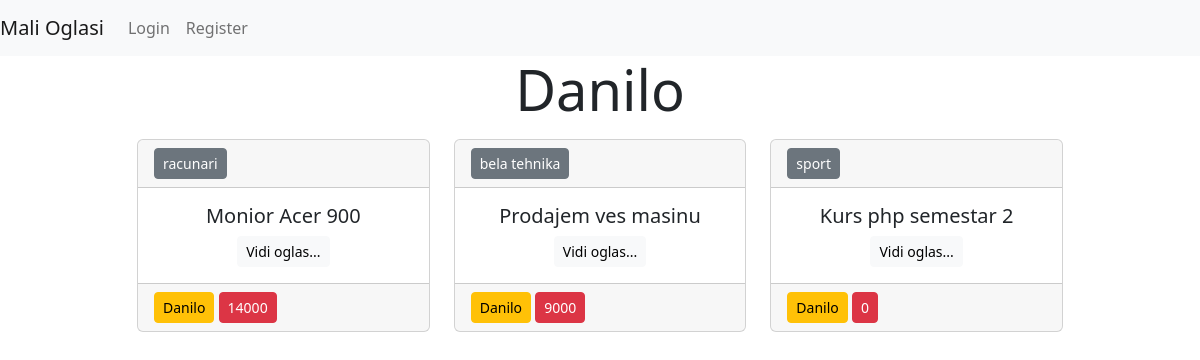
Screenshot of /oglasi_from_user.php?name=Danilo with the database file from the repository.
### tables this page shows
CREATE TABLE IF NOT EXISTS `oglas` (
  `id` int(11) NOT NULL AUTO_INCREMENT,
  `title` varchar(50) NOT NULL,
  `text` varchar(50) NOT NULL,
  `category` varchar(50) NOT NULL,
  `price` int(11) NOT NULL,
  `user_id` int(11) NOT NULL,
  PRIMARY KEY (`id`),
  KEY `user_id` (`user_id`)
);

CREATE TABLE IF NOT EXISTS `users` (
  `id` int(11) NOT NULL AUTO_INCREMENT,
  `name` varchar(50) NOT NULL,
  `email` varchar(50) NOT NULL,
  `password` varchar(50) NOT NULL,
  PRIMARY KEY (`id`)
);

### function.php (called while the page is built, shortened)
<?php
function db()
{
    $con = mysqli_connect(HOST, USER, PASSWORD, DATABASE) or die("Error");
    return $con;
}
function getAllFromUser($name){
    $sql = "SELECT *,users.name FROM oglas INNER JOIN users ON oglas.user_id = users.id WHERE users.name = '$name'";
    $query = mysqli_query(db(), $sql);
    $result = mysqli_fetch_all($query,MYSQLI_ASSOC);
    return $result;
}
?>

### oglasi_from_user.php (the view)
<?php require_once "partials/head.php" ?>
<?php require_once "partials/navbar.php" ?>
<?php $oglasi = getAllFromUser($_GET['name']);
?>
<div class="container">
    <div class="row">
        <div class="col-10 offset-1">
            <h3 class="display-4 text-center"><?php echo $_GET['name']?></h3>
            <div class="row">
            <?php foreach($oglasi as $oglas): ?>
                        <div class="col-4">
                            <div class="card mb-2 mt-2">
                                <div class="card-header">
                                    <a href="show.category.php?cat=<?php echo $oglas['category']?>" class="btn btn-secondary btn-sm"><?php echo $oglas['category'];?></a>
                                </div>
                                <div class="card-body text-center">
                                    <h5><?php echo $oglas['title']; ?></h5>
                                    <a href="single.oglas.php?id=<?php echo $oglas['id']; ?>" class="btn btn-light btn-sm">Vidi oglas...</a>
                                </div>
                                <div class="card-footer">
                                    <a href="" class="btn btn-warning btn-sm float-left"><?php echo $oglas['name'];?></a>
                                    <a href="" class="btn btn-danger btn-sm float-right"><?php echo $oglas['price'];?></a>
                                </div>
                            </div>
                        </div>
                    <?php endforeach; ?>
            </div>
        </div>
    </div>
</div>
<?php require_once "partials/footer.php" ?>

### rows the page displays
oglas: category "racunari", title "Monior Acer 900", user.name "Danilo", price "14000"
oglas: category "bela tehnika", title "Prodajem ves masinu", user.name "Danilo", price "9000"
oglas: category "sport", title "Kurs php semestar 2", user.name "Danilo", price "0"

### other values shown
$_GET['name'] "Danilo"
